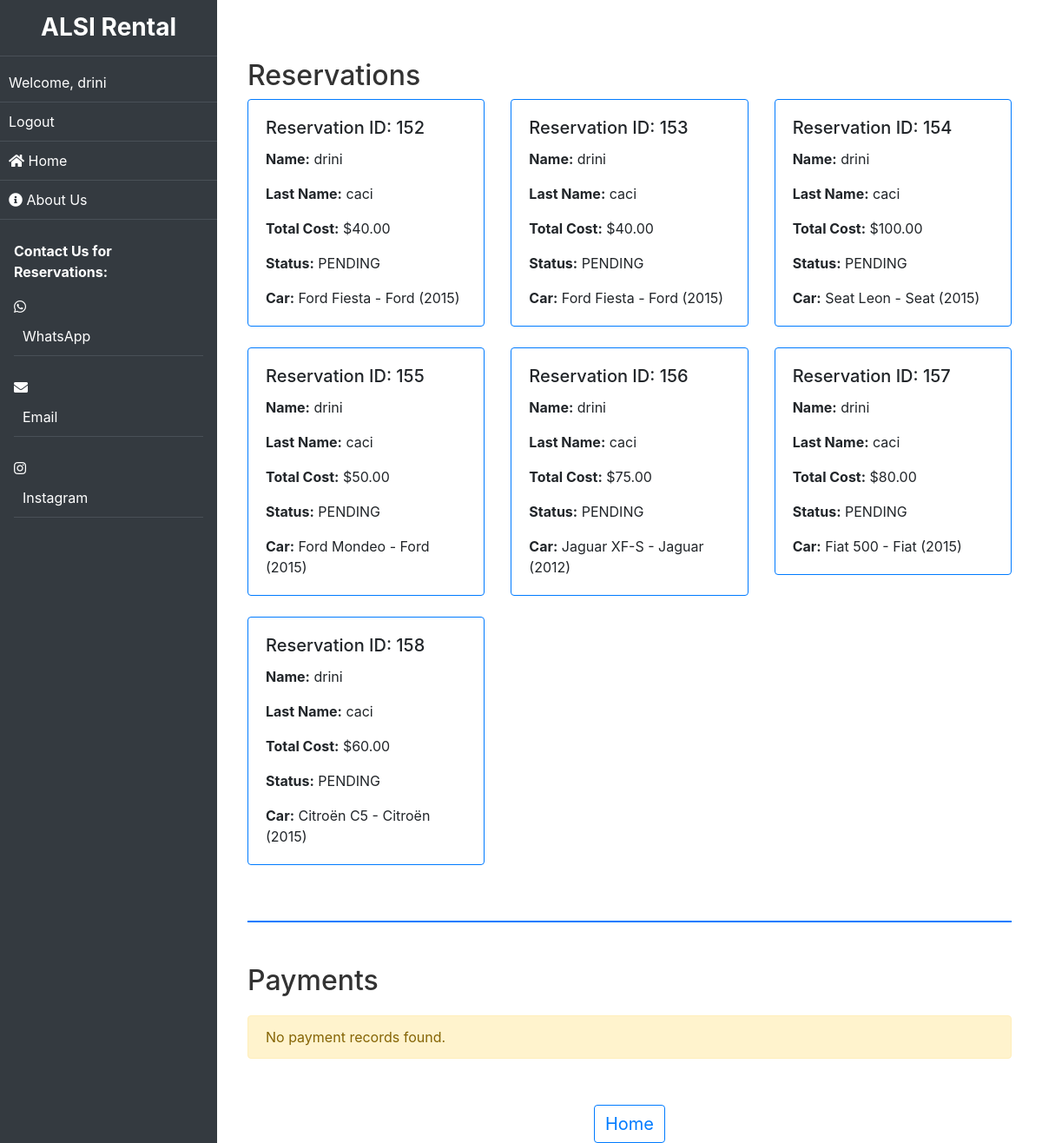
Screenshot of /rezervime/ (signed in) with the database file from the repository.
### qera/models.py (models this page shows, shortened)
class Reservation(models.Model):
    STATUS_CHOICES = [
        ('PENDING', 'Pending'),
        ('CONFIRMED', 'Confirmed'),
        ('CANCELLED', 'Cancelled'),
    ]
    user = models.ForeignKey(User, on_delete=models.CASCADE, null=True, blank=True)
    name = models.CharField(max_length=250, null=True)
    last_name = models.CharField(max_length=250, null=True)
    car = models.ForeignKey(Car, on_delete=models.CASCADE)
    pickup_date = models.DateTimeField()
    return_date = models.DateTimeField()
    status = models.CharField(max_length=10, choices=STATUS_CHOICES, default='PENDING')
    total_cost = models.DecimalField(max_digits=10, decimal_places=2, editable=False)
    email_sent = models.BooleanField(default=False)

class Car(models.Model):
    name = models.CharField(max_length=100)
    brand = models.CharField(max_length=50)
    model = models.CharField(max_length=50)
    year = models.IntegerField()
    winter_rental_price = models.DecimalField(max_digits=10, decimal_places=2)
    summer_rental_price = models.DecimalField(max_digits=10, decimal_places=2, null=True)
    availability_status = models.BooleanField(default=True)  # True means available for rent
    description = models.TextField(null=True)  # For detailed descriptions
    seating_capacity = models.PositiveIntegerField(null=True)
    transmission_type = models.CharField(max_length=50, choices=[('Manual', 'Manual'), ('Automatic', 'Automatic')], null=True)
    fuel_type = models.CharField(max_length=50,
                                 choices=[('Petrol', 'Petrol'), ('Diesel', 'Diesel'), ('Electric', 'Electric')], null=True)
    mileage = models.DecimalField(max_digits=10, decimal_places=2, help_text="Mileage in km/l or equivalent", null=True)
    def __str__(self):
        return f"{self.name} - {self.brand} ({self.year})"

### qera/views.py (the view)
# urls.py: path('rezervime/', views.rezervime, name='reervime'),
@user_passes_test(lambda u: u.is_staff, login_url='qera:home')
def rezervime(request):
    rezervime = Reservation.objects.all()
    payment = Payment.objects.all()
    context = {'rezervime': rezervime, 'payment': payment}
    return render(request, 'qera/rezervime.html', context)

### qera/templates/qera/rezervime.html (shortened to what this page needs)
{% extends 'qera/base.html' %}
{% block content %}
<!DOCTYPE html>
<html lang="en">
<head>
    <link rel="stylesheet" href="https://stackpath.bootstrapcdn.com/bootstrap/4.5.2/css/bootstrap.min.css">
</head>
<body>
    <div class="container mt-5">
        <section class="mt-5">
            <h2>Reservations</h2>
            {% if rezervime %}
                <div class="row">
                    {% for item in rezervime %}
                        <div class="col-md-4 mb-4">
                            <div class="card border-primary">
                                <div class="card-body">
                                    <h5 class="card-title">Reservation ID: {{ item.id }}</h5>
                                    <p class="card-text"><strong>Name:</strong> {{ item.name }}</p>
                                    <p class="card-text"><strong>Last Name:</strong> {{ item.last_name }}</p>
                                    <p class="card-text"><strong>Total Cost:</strong> ${{ item.total_cost }}</p>
                                    <p class="card-text"><strong>Status:</strong> {{ item.status }}</p>
                                    <p class="card-text"><strong>Car:</strong> {{ item.car }}</p>
                                </div>
                            </div>
                        </div>
                    {% endfor %}
                </div>
            {% else %}
                <div class="alert alert-warning" role="alert">
                    No reservations found.
                </div>
            {% endif %}
        </section>
        <hr>
        <section class="mt-5">
            <h2>Payments</h2>
            {% if payment %}
                <div class="row">
                    {% for item in payment %}
                        <div class="col-md-4 mb-4">
                            <div class="card border-success">
                                <div class="card-body">
                                    <h5 class="card-title">Payment for Reservation ID: {{ item.reservation.id }}</h5>
                                    <p class="card-text"><strong> Name:</strong> {{ item.reservation.name }}</p>
                                    <p class="card-text"><strong>Amount Paid:</strong> ${{ item.amount }}</p>
                                </div>
                            </div>
                        </div>
                    {% endfor %}
                </div>
            {% else %}
                <div class="alert alert-warning" role="alert">
                    No payment records found.
                </div>
            {% endif %}
        </section>
        <div class="mt-5 text-center">
            <h1><a href="{% url 'qera:home' %}" class="btn btn-outline-primary">Home</a></h1>
        </div>
    </div>
</body>
</html>
{% endblock %}

### qera/templates/qera/base.html (shortened to what this page needs)
<!DOCTYPE html>
<html lang="en">
<head>
    {% load static %}
    <link rel="stylesheet" href="https://stackpath.bootstrapcdn.com/bootstrap/4.5.2/css/bootstrap.min.css">
    <link rel="stylesheet" href="https://cdnjs.cloudflare.com/ajax/libs/font-awesome/5.15.4/css/all.min.css">
</head>
<body>
<div class="sidebar" id="sidebar">
    <h3>ALSI Rental</h3>
    <ul class="list-unstyled">
        {% if user.is_authenticated %}
            <li><a href="#">Welcome, {{ user.username }}</a></li>
            <li><a href="{% url 'singout' %}">Logout</a></li>
        {% else %}
            <li><a href="{% url 'signin' %}">Login</a></li>
            <li><a href="{% url 'signup' %}">Register</a></li>
        {% endif %}
        <li class="{% if request.path == '/qera/home/' %}active{% endif %}">
            <a href="{% url 'qera:home' %}"><i class="fas fa-home"></i> Home</a>
        </li>
        <li class="{% if request.path == '/qera/about_us/' %}active{% endif %}">
            <a href="{% url 'qera:about_us' %}"><i class="fas fa-info-circle"></i> About Us</a>
        </li>
    </ul>
    <div class="mt-4 px-3">
        <p><strong>Contact Us for Reservations:</strong></p>
        <p>
            <i class="fab fa-whatsapp"></i> <a href="https://wa.me/33659904003" target="_blank" style="color: white; text-decoration: none;">WhatsApp</a><br>
            <i class="fas fa-envelope"></i> <a href="mailto:alsirental@gmail.com" style="color: white; text-decoration: none;">Email</a><br>
            <i class="fab fa-instagram"></i> <a href="https://www.instagram.com/alsi_car_rental?utm_source=ig_web_button_share_sheet&igsh=ZDNlZDc0MzIxNw==" target="_blank" style="color: white; text-decoration: none;">Instagram</a>
        </p>
    </div>
</div>
    <div class="content" id="content">
        {% block content %}{% endblock %}
    </div>
</body>
</html>

### qera/templates/qera/base.html (style rules this page uses)
body { margin: 0; padding: 0; height: 100vh; display: flex; overflow-x: hidden; }
.sidebar { width: 250px; background-color: #343a40; color: white; height: 100%; position: fixed; top: 0; transition: transform 0.3s ease-in-out; z-index: 1000; transform: translateX(-250px); }
.sidebar h3 { position: sticky; top: 0; background-color: #343a40; padding: 15px; text-align: center; font-weight: bold; border-bottom: 1px solid #495057; }
.sidebar a { color: white; text-decoration: none; padding: 10px; display: block; border-bottom: 1px solid #495057; transition: background-color 0.2s ease; }
.content { flex-grow: 1; margin-left: 0; padding: 20px; transition: margin-left 0.3s ease-in-out; width: 100%; }
@media (min-width: 768px) { .sidebar { transform: translateX(0); } }
@media (min-width: 768px) { .content { margin-left: 250px; } }

### qera/templates/qera/rezervime.html (style rules this page uses)
.card.border-primary { border-color: #007bff; }
.alert { margin-top: 20px; }
hr { border-top: 2px solid #007bff; margin: 40px 0; }
h2 { font-size: 2rem; color: #333; }
.btn-outline-primary { border-color: #007bff; color: #007bff; font-size: 1.25rem; }

### rows the page displays
Reservation: id "152", name "drini", last_name "caci", total_cost "40.00", status "PENDING", car "Ford Fiesta - Ford (2015)"
Reservation: id "153", name "drini", last_name "caci", total_cost "40.00", status "PENDING", car "Ford Fiesta - Ford (2015)"
Reservation: id "154", name "drini", last_name "caci", total_cost "100.00", status "PENDING", car "Seat Leon - Seat (2015)"
Reservation: id "155", name "drini", last_name "caci", total_cost "50.00", status "PENDING", car "Ford Mondeo - Ford (2015)"
Reservation: id "156", name "drini", last_name "caci", total_cost "75.00", status "PENDING", car "Jaguar XF-S - Jaguar (2012)"
Reservation: id "157", name "drini", last_name "caci", total_cost "80.00", status "PENDING", car "Fiat 500 - Fiat (2015)"
Reservation: id "158", name "drini", last_name "caci", total_cost "60.00", status "PENDING", car "Citroën C5 - Citroën (2015)"

### other values shown
{{ user.username }} "drini"
